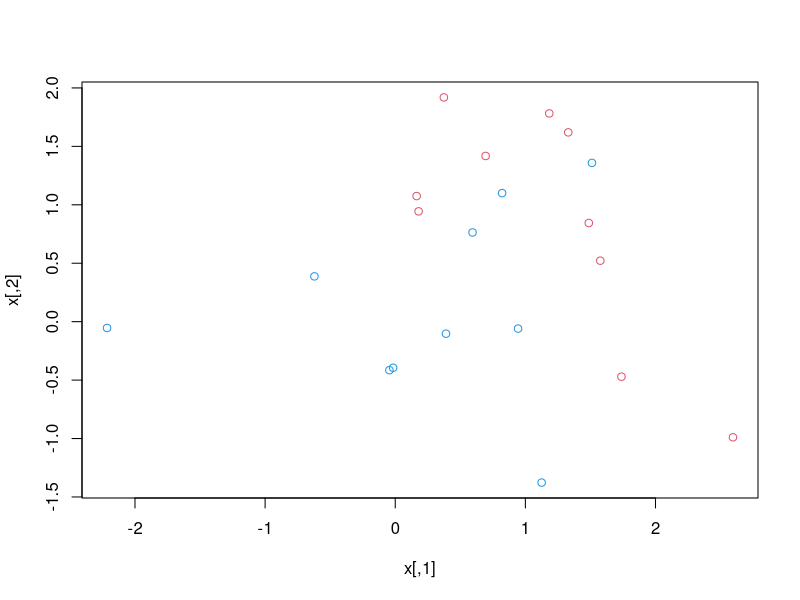
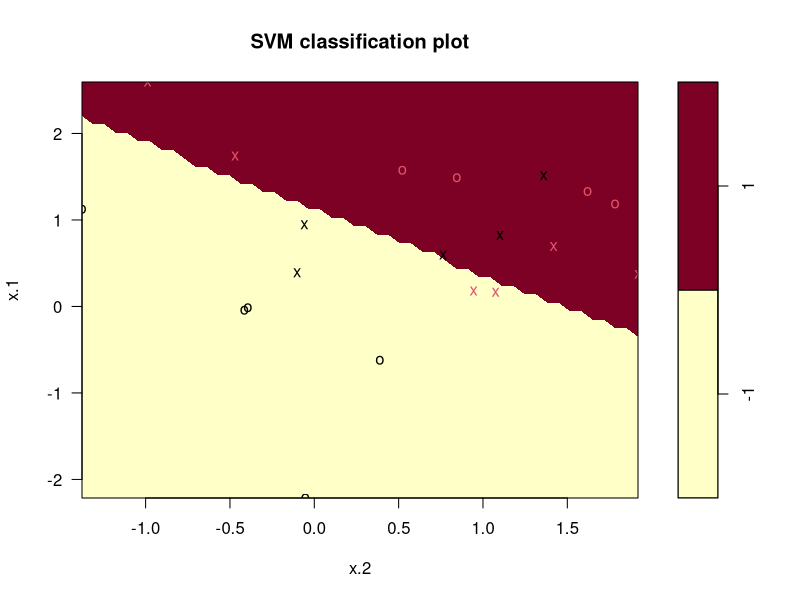
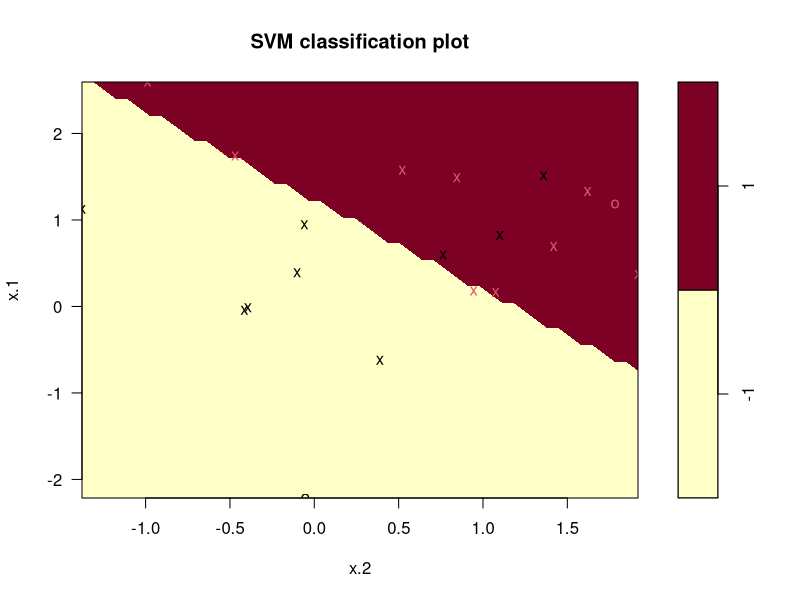
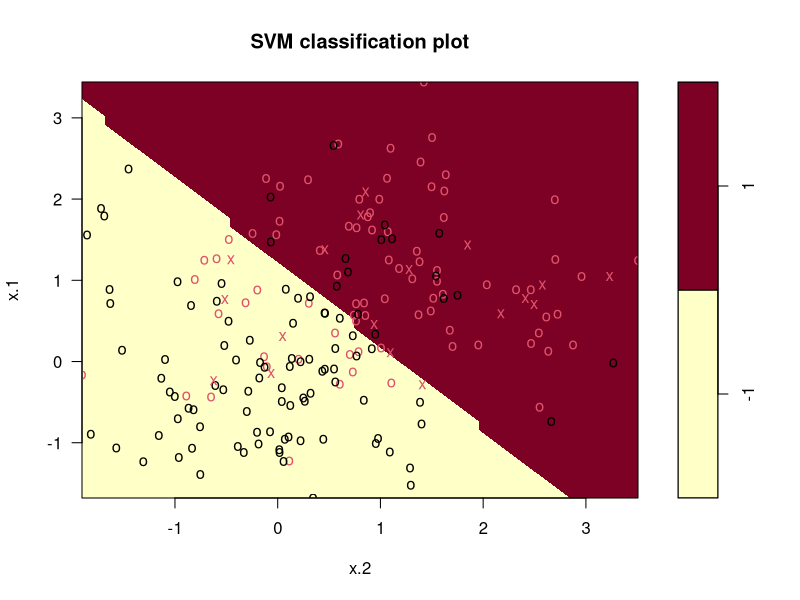
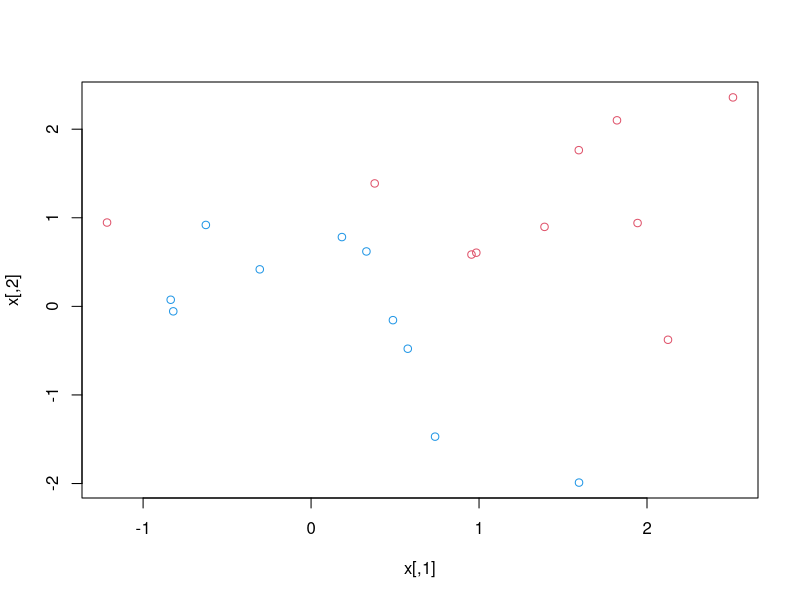
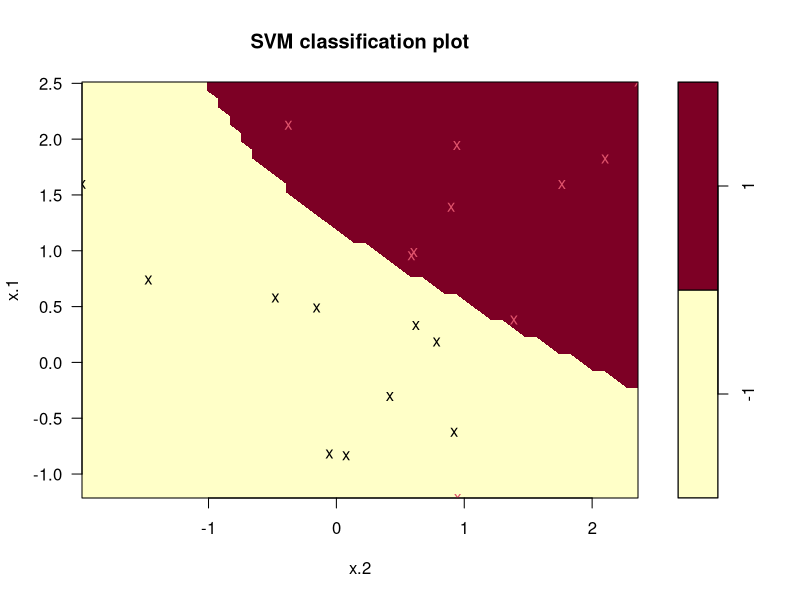
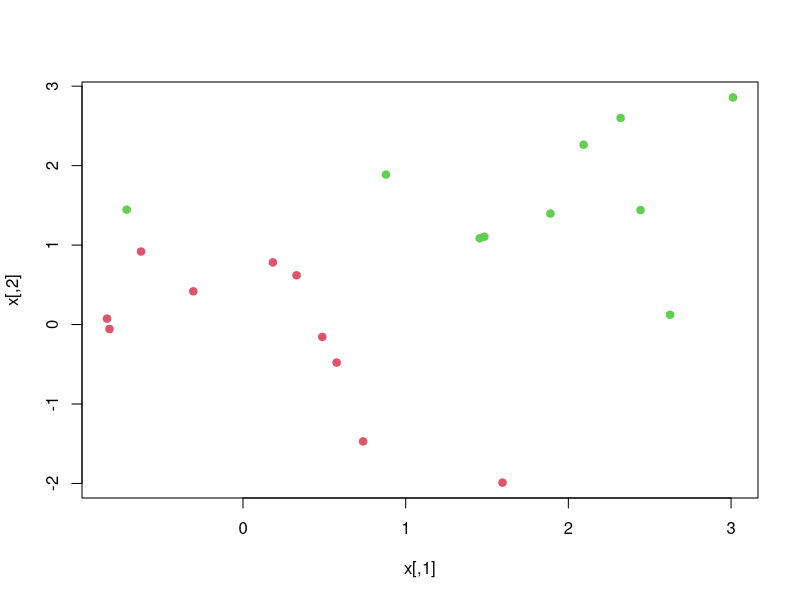
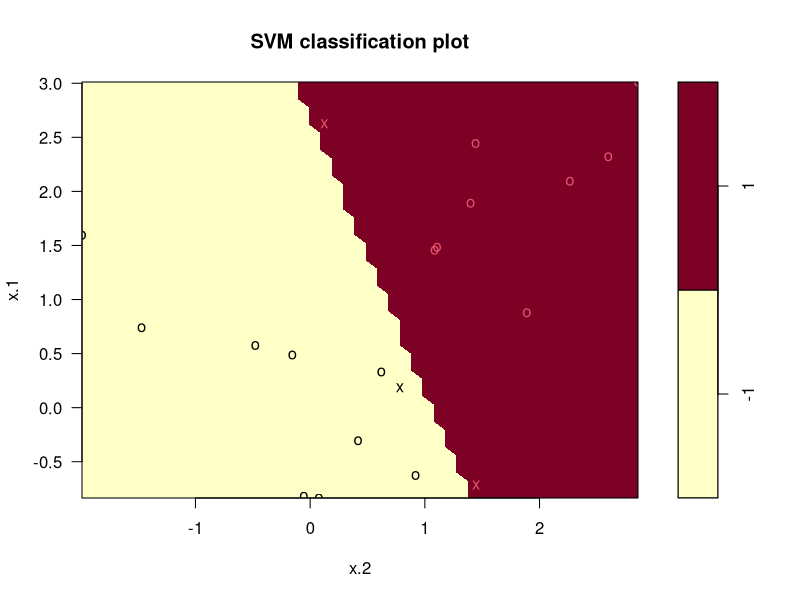

R code for these plots, in order:
### Chapter 9

rm(list = ls())

set.seed(1)

x <- matrix(rnorm(20 * 2), ncol = 2)
y <- c(rep(1, 10), rep(-1, 10))
x[y == 1, ] <- x[y == 1, ] + 1
plot(x, col = (3 - y))

dat <- data.frame(x = x, y = as.factor(y))

### svm package
library(e1071)
svmfit <- svm(y ~., data = dat, kernel = "linear", cost = 10,
              scale = F)
summary(svmfit)

plot(svmfit, dat)

svmfit$index

svmfit <- svm(y ~., data = dat, kernel = "linear", cost = 0.1, 
              scale = F)
plot(svmfit, dat)
svmfit$index

set.seed(1)
tune.out <- tune(svm, y~., data = dat, kernel = "linear",
                 ranges = list(cost = c(0.001, 0.01, 0.1, 1, 5, 10)))

bestmod <- tune.out$best.model
summary(bestmod)

xtest <- matrix(rnorm(200 * 2), ncol = 2)
ytest <- c(rep(1, 100), rep(-1, 100))
xtest[ytest == 1, ] <- xtest[ytest == 1, ] + 1

dat.test <- data.frame(x = xtest, y = as.factor(ytest))

plot(svmfit, dat.test)

ypred <- predict(bestmod, dat.test)

table(predict = ypred, truth = dat.test$y)

rm(list = ls())

set.seed(1)
x <- matrix(rnorm(20 * 2), ncol = 2)
y <- c(rep(-1, 10), rep(1, 10))
x[y == 1, ] <- x[y == 1, ] + 1

plot(x, col = (3 - y))

dat <- data.frame(x = x, y = as.factor(y))
library(e1071)

svmfit <- svm(y ~., data = dat, kernal = "linear", cost = 0.1, 
              scale = F)

plot(svmfit, dat)

svmfit$index
summary(svmfit)

set.seed(1)
tune.out <- tune(svm, y ~ ., data = dat, kernel = "linear",
                 ranges = list(cost = c(0.001, 0.01, 0.1, 1, 5, 10, 100)))

summary(tune.out)

bestmod = tune.out$best.model

summary(bestmod)

xtest = matrix(rnorm(20 * 2), ncol = 2)
ytest = sample(c(1, -1), 20, rep = T)
xtest[ytest == 1, ] = xtest[ytest == 1, ] + 1
testdat = data.frame(x = xtest, y = as.factor(ytest))

ypred <- predict(bestmod, testdat)
table(predict = ypred, truth = testdat$y)

svmfit <- svm(y ~ ., data = dat, kernel = "linear",
              cost = 0.01, scale = F)

ypred <- predict(svmfit, testdat)

table(predict = ypred, truth = testdat$y)

x[y == 1, ] = x[y == 1, ] + 0.5
plot(x, col = (y + 5)/2, pch = 19)

dat <- data.frame(x = x, y = as.factor(y))
svmfit <- svm(y ~ ., data = dat, kernel = "linear", cost = 1e+05,
              scale = F)
plot(svmfit, dat)

svmfit <- svm(y ~ ., data = dat, kernel = "linear", cost = 1)
summary(svmfit)
plot(svmfit, dat)

set.seed(1)
x = matrix(rnorm(200 * 2), ncol = 2)
x[1:100, ] = x[1:100, ] + 2
x[101:150, ] = x[101:150, ] - 2
y = c(rep(1, 150), rep(-1, 50))
dat = data.frame(x = x, y = as.factor(y))
plot(x, col = (3 - y))

train = sample(200, 100)

svmfit <- svm(y ~., data = dat[train, ], kernel = "radial", gamma = 1,
              cost = 1)

plot(svmfit, dat[train, ])
summary(svmfit)

svmfit <- svm(y ~., data = dat[train, ], kernel = "radial",
              gamma = 1, cost = 1e5)
plot(svmfit, dat[train, ])


set.seed(1)
tune.out <- tune(svm, y ~., data = dat[train, ], kernel = "radial",
                 ranges = list(cost = c(0.1, 1, 10, 100, 1000),
                 gamma = c(0.5, 1, 2, 3, 4)))

summary(tune.out)

table(true = dat[-train, "y"], pred = predict(tune.out$best.model,
                                              newx = dat[-train,]))

library(ROCR)
rocplot <- function(pred, truth, ...){
  predob <- prediction(pred, truth)
  perf <- performance(predob, "tpr", "fpr")
  plot(perf, ...)
}

svmfit.opt <- svm(y ~ ., data = dat[train, ], kernel = "radial",
                  gamma = 2, cost = 1, decision.values = T)
fitted <- attributes(predict(svmfit.opt, dat[train, ], 
                             decision.values = T))$decision.values
par(mfrow = c(1, 2))
rocplot(fitted, dat[train, "y"], main = "training data")
